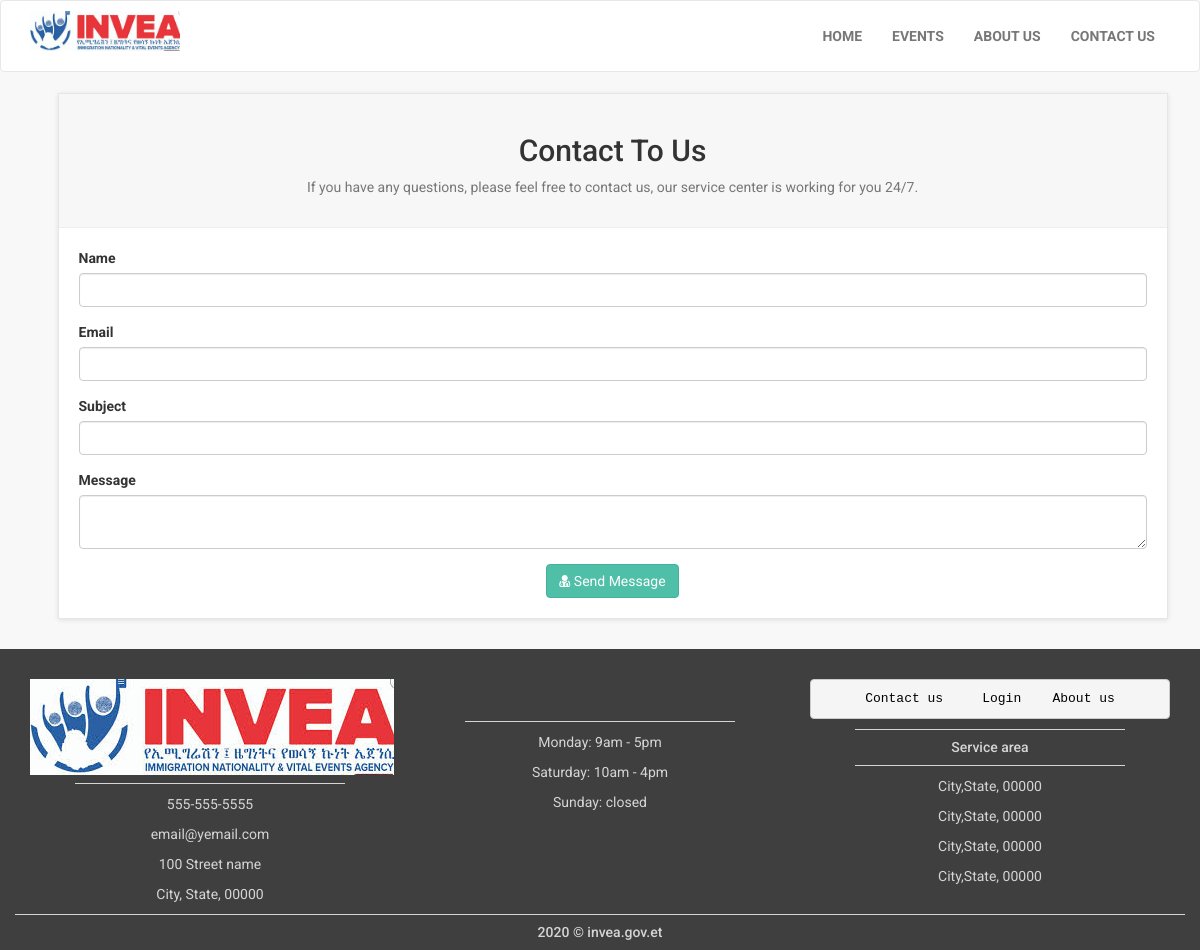
The page /contact.php on the database its author committed.
### tables this page shows
CREATE TABLE `contact_us` (
  `contact_id` int(10) NOT NULL,
  `contact_email` text NOT NULL,
  `contact_heading` text NOT NULL,
  `contact_desc` text NOT NULL
);

### contact.php (the view, shortened to what this page needs)
<?php
include("includes/db.php");
?>
<!DOCTYPE html>
<html>
<head>
<link href="styles/bootstrap.min.css" rel="stylesheet">
<link href="styles/style.css" rel="stylesheet">
<link href="font-awesome/css/font-awesome.min.css" rel="stylesheet">
</head>
<body>
<?php include("includes/navbar.php"); ?>
<div id="content" >
<div class="container" >
<div class="col-md-12" >
</div>
<div class="col-md-12" >
<div class="box" >
<div class="box-header" >
<center>
<?php
$get_contact_us = "select * from contact_us";
$run_conatct_us = mysqli_query($con,$get_contact_us);
$row_conatct_us = mysqli_fetch_array($run_conatct_us);
$contact_heading = $row_conatct_us['contact_heading'];
$contact_desc = $row_conatct_us['contact_desc'];
?>
<h2> <?php echo $contact_heading; ?> </h2>
<p class="text-muted" >
<?php echo $contact_desc; ?>
</p>
</center>
</div>
<form action="contact.php" method="post" >
<div class="form-group" >
<label>Name</label>
<input type="text" class="form-control" name="name" required>
</div>
<div class="form-group">
<label>Email</label>
<input type="text" class="form-control" name="email" required>
</div>
<div class="form-group">
<label> Subject </label>
<input type="text" class="form-control" name="subject" required>
</div>
<div class="form-group">
<label> Message </label>
<textarea class="form-control" name="message"> </textarea>
</div>
<div class="text-center">
<button type="submit" name="submit" class="btn btn-primary">
<i class="fa fa-user-md"></i> Send Message
</button>
</div>
</form>
</div>
</div>
</div>
</div>
<?php
include("includes/footer.php");
?>
</body>
</html>

### styles/style.css (style rules this page uses)
body { font-family: "Roboto", Helvetica, Arial, sans-serif; font-size: 14px; line-height: 1.42857143; color: #333333; background-color: #f0f0f0; overflow-x: hidden; }
.btn-primary { color:rgb(255, 255, 255); background-color:rgb(79, 191, 168); border-color:rgb(65, 179, 156); }
.box { background: #fff; margin: 0 0 30px; border: solid 1px #e6e6e6; box-sizing: border-box; padding:20px; box-shadow: 0 1px 5px rgba(0, 0, 0, 0.1); }
#content { padding-left:25px; }
.box .box-header { background:#f7f7f7; margin:-20px -20px 20px; padding:20px; border-bottom: solid 1px #eeeeee; }

### styles/main.css (style rules this page uses)
body { background-color: rgb(248, 248, 248); }

### rows shown on the page
contact_us: contact_heading "Contact To Us", contact_desc "If you have any questions, please feel free to contact us, our service center is working for you 24/7."
